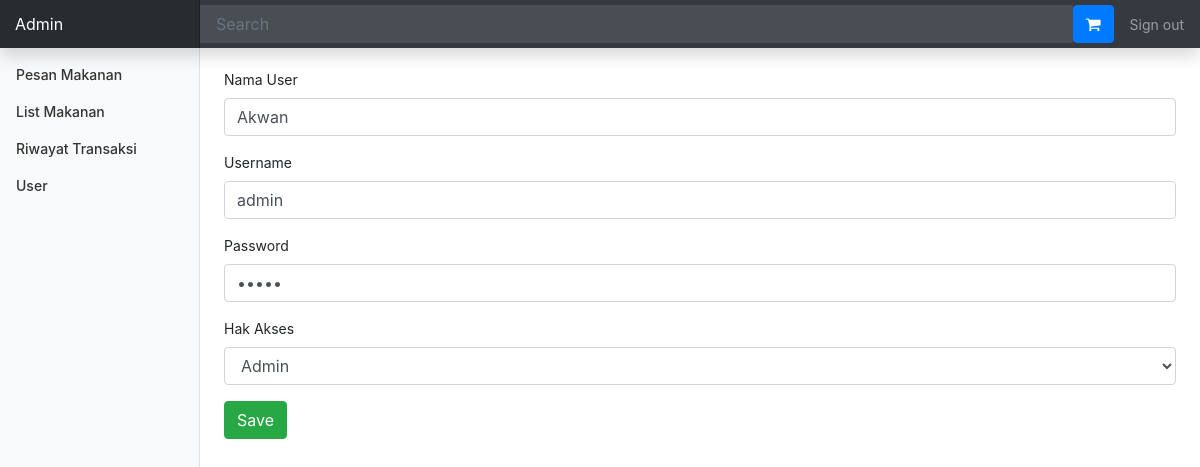
Page /admin/index.php?halaman=edit_user&id=6 (signed in) on the committed database.
### tables this page shows
CREATE TABLE `tb_user` (
  `id_user` int(11) NOT NULL,
  `username` varchar(225) NOT NULL,
  `password` varchar(225) NOT NULL,
  `nama_user` varchar(225) NOT NULL,
  `id_level` int(11) NOT NULL
);

### admin/edit_user.php (the view, shortened to what this page needs)
<?php
$id = $_GET['id'];
$ambil = $koneksi->query("SELECT * FROM tb_user WHERE id_user='$id'");
$data = $ambil->fetch_assoc();
 ?>
<form method="post">
  <div class="form-group">
    <label>Nama User</label>
    <input type="text" name="nama" class="form-control" value="<?php echo $data['nama_user']; ?>">
  </div>
  <div class="form-group">
    <label>Username</label>
    <input type="text" name="username" class="form-control" value="<?php echo $data['username']; ?>">
  </div>
  <div class="form-group">
    <label>Password</label>
    <input type="password" name="password" class="form-control" value="<?php echo $data['password']; ?>">
  </div>
  <div class="form-group">
    <label>Hak Akses</label>
    <select class="form-control" name="hak_akses">
        <option <?php if( $data['id_level']=='3'){echo "selected"; } ?> value="3">Admin</option>
    </select>
  </div>
  <button name="ubah" class="btn btn-success">Save</button>
</form>

### inc/css/dashboard.css (style rules this page uses)
body { font-size: .875rem; }

### rows in the picture
tb_user: nama "Akwan", username "admin", hak_akses "Admin"
